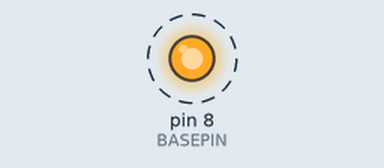
The program below on a simulated Raspberry Pi (header pin numbers). On the bench: output pins drawn as LEDs (lit = HIGH). Dashed ring = blinking. What the program prints to the terminal is not drawn.

Above: at 0.5 s.
Timing chart, 0 to 4.6 s (numbered marks = the images above):
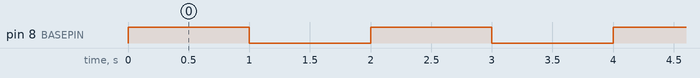

Measured:
- by itself, pin 8 (BASEPIN): alternates HIGH for 1.0 s and LOW for 1.0 s

The program:

transistor_led.py
```python
#!/usr/bin/env python3
"""Turning a LED on/off with 5V input voltage with a NPN-transistor"""

from time import sleep
import RPi.GPIO as GPIO

BASEPIN = 8
GPIO.setmode(GPIO.BOARD)
GPIO.setup(BASEPIN, GPIO.OUT)
try:
    while True:
        print("LED ON")
        GPIO.output(BASEPIN, GPIO.HIGH)
        sleep(1)
        print("LED  OFF")
        GPIO.output(BASEPIN, GPIO.LOW)
        sleep(1)
except KeyboardInterrupt:
    print("Programm canceled through KeyInterrupt.")
finally:
    print("Cleaning up...")
    GPIO.cleanup()
print("Finished script!")
```
